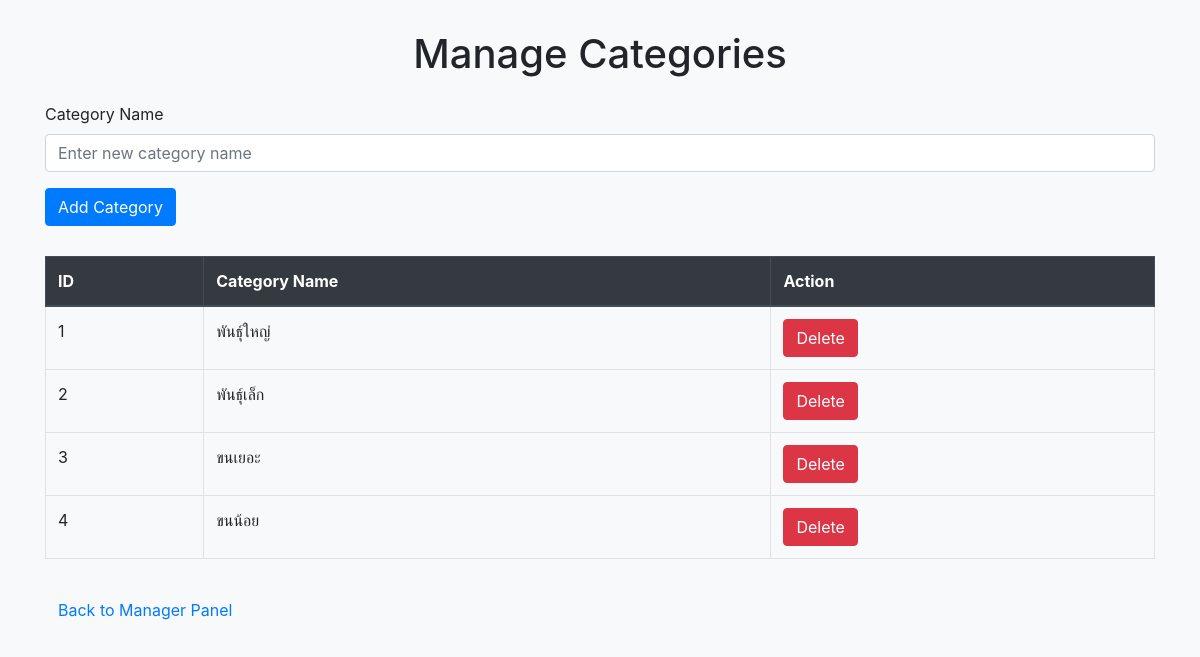
Page /back-end/categories.php (signed in) on the committed database.
### tables this page shows
CREATE TABLE IF NOT EXISTS categories (
    id INT AUTO_INCREMENT PRIMARY KEY,
    name VARCHAR(100) NOT NULL
);

### back-end/categories.php (the view, shortened to what this page needs)
<?php
include('../front-end/db_connection.php');
$sql = "SELECT * FROM categories";
$result = $conn->query($sql);
?>
<!DOCTYPE html>
<html lang="en">
<head>
    <link rel="stylesheet" href="https://stackpath.bootstrapcdn.com/bootstrap/4.5.2/css/bootstrap.min.css">
</head>
<body class="bg-light">
    <div class="container form-container">
        <h1 class="text-center mb-4">Manage Categories</h1>
        <form method="POST" action="" class="mb-4">
            <div class="form-group">
                <label for="category_name">Category Name</label>
                <input type="text" class="form-control" id="category_name" name="category_name" placeholder="Enter new category name" required>
            </div>
            <button type="submit" name="add_category" class="btn btn-primary btn-custom">Add Category</button>
        </form>
        <div class="table-responsive table-container">
            <table class="table table-hover table-bordered">
                <thead class="thead-dark">
                    <tr>
                        <th>ID</th>
                        <th>Category Name</th>
                        <th>Action</th>
                    </tr>
                </thead>
                <tbody>
                    <?php while ($row = $result->fetch_assoc()) { ?>
                    <tr>
                        <td><?php echo $row['id']; ?></td>
                        <td><?php echo $row['name']; ?></td>
                        <td>
                            <a href="categories.php?delete_id=<?php echo $row['id']; ?>" class="btn btn-danger" onclick="return confirm('Are you sure you want to delete this category?');">
                                Delete
                            </a>
                        </td>
                    </tr>
                    <?php } ?>
                </tbody>
            </table>
        </div>
        <a href="manager_panel.php" class="btn btn-link mt-3">Back to Manager Panel</a>
    </div>
</body>
</html>

### back-end/categories.php (style rules this page uses)
.btn-custom { background-color: #007bff; color: white; transition: background-color 0.3s ease; }
.btn-danger { background-color: #dc3545; }
.form-container { padding-top: 30px; animation: fadeIn 1s ease-in-out; }
.table-container { margin-top: 30px; }

### rows in the picture
categories: id "1", name "พันธุ์ใหญ่"
categories: id "2", name "พันธุ์เล็ก"
categories: id "3", name "ขนเยอะ"
categories: id "4", name "ขนน้อย"
